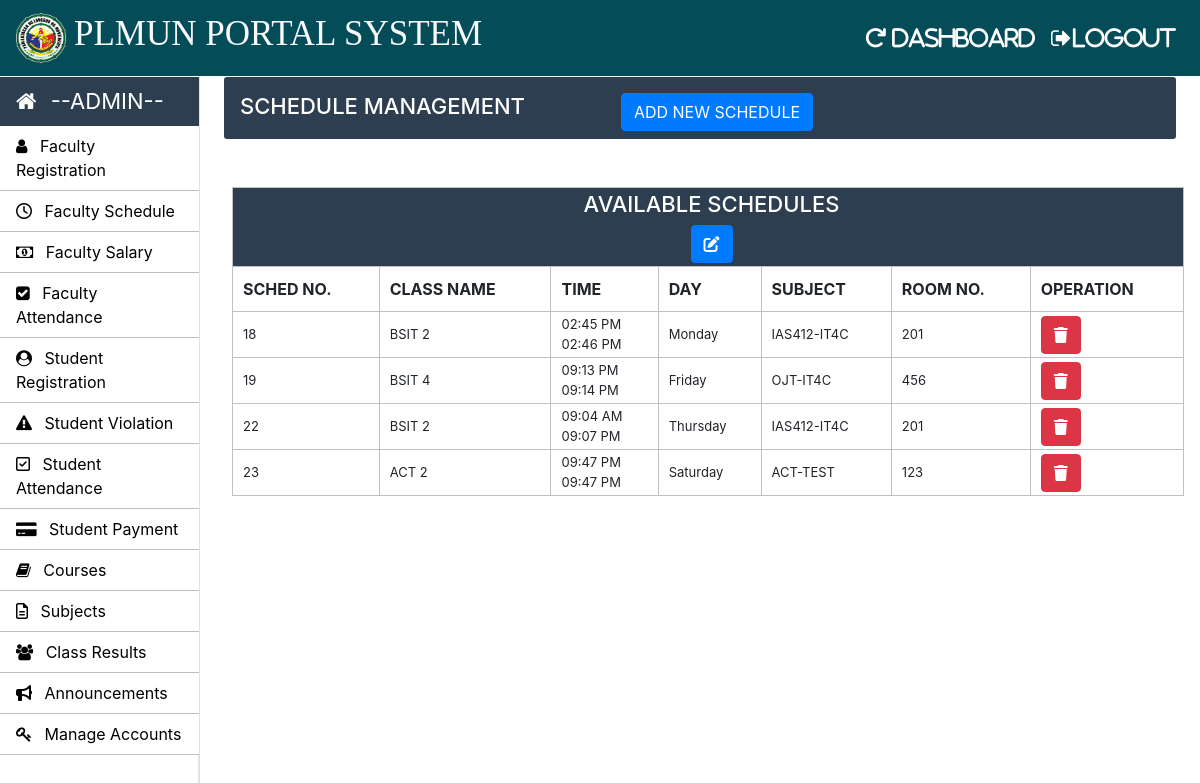
Screenshot of /Admin/time-table.php (signed in) with the database file from the repository.
### tables this page shows
CREATE TABLE `time_table` (
  `id` int(11) NOT NULL,
  `course_code` varchar(10) NOT NULL,
  `semester` int(11) NOT NULL,
  `timing_from` varchar(10) NOT NULL,
  `timing_to` varchar(10) NOT NULL,
  `day` varchar(20) NOT NULL,
  `subject_code` varchar(20) NOT NULL,
  `room_no` int(11) NOT NULL
);

CREATE TABLE `weekdays` (
  `day_id` int(11) NOT NULL,
  `day_name` varchar(15) NOT NULL
);

### Admin/time-table.php (the view, shortened to what this page needs)
<?php
		require_once "../connection/connection.php";
	?>
<!doctype html>
<html lang="en">
	<head>
	</head>
	<body>
		<?php include('../common/admin-header.php') ?>
		<?php include('../common/admin-sidebar.php') ?>
		<main role="main" class="col-xl-10 col-lg-9 col-md-8 ml-sm-auto px-md-4 mb-2 w-100">
			<div class="sub-main">
				<div class="text-center d-flex flex-wrap flex-md-nowrap pt-3 pb-2 mb-3 text-white admin-dashboard pl-3">
					<div class="d-flex">
						<h4 class="mr-5">SCHEDULE MANAGEMENT </h4>
						<button type="button" class="btn btn-primary ml-5" data-toggle="modal" data-target=".bd-example-modal-lg">ADD NEW SCHEDULE</button>
					</div>
				</div>
				<div class="row">
					<div class="col-md-12 ml-2">
						<section class=" mt-3">
							<div class="row">
								<div class="col-md-8"></div>
								<div class="col-md-3 ml-5 ">
									<div class="col-md-12 pt-3 ml-5">
									</div>
								</div>
							</div>
							<div class="row">
								<div class="col-md-12">
									<table class="w-100 table-elements table-three-tr" cellpadding="3">
										<tr class="table-tr-head table-three text-white">
											<td colspan="8" class="text-center text-white"><h4>AVAILABLE SCHEDULES</h4><button type="button" class="btn btn-primary" data-toggle="modal" data-target=".bd-example-modal-lg1"><i class="fas fa-edit"></i></td>
										</tr>
										<tr class="table-tr-head">
											<th>SCHED NO.</th>
											<th>CLASS NAME</th>
											<th>TIME</th>
											<th>DAY</th>
											<th>SUBJECT</th>
											<th>ROOM NO.</th>
											<th>OPERATION</th>
										</tr>
										<?php
											$query="select id,course_code,TIME_FORMAT(timing_from,'%h:%i %p') as timing_from,TIME_FORMAT(timing_to,'%h:%i %p') as timing_to,semester,day_name,day_id,day,subject_code,room_no from time_table tt inner join weekdays wd on tt.day=wd.day_id";
											$run=mysqli_query($con,$query);
											while($row=mysqli_fetch_array($run)) {
												echo "<tr>";
												echo "<td>".$row["id"]."</td>";
												echo "<td>".$row["course_code"]." ".$row["semester"]."</td>";
												echo "<td>" .$row["timing_from"]."<br>".$row["timing_to"]."</td>";
												echo "<td>".$row["day_name"]."</td>";
												echo "<td>".$row["subject_code"]."</td>";
												echo "<td>".$row["room_no"]."</td>";
												echo '<td><a href="time-table.php?delete='.$row['id'].'" class="btn btn-danger"><i class="fas fa-trash"><i/></a></td>';
												echo "</tr>";
											}
										?>
									</table>
								</div>
							</div>
						</section>
					</div>
				</div>
			</div>
		</main>
	</body>
</html>

### Css/style.css (style rules this page uses)
h4 { font-size: 22px; }
.admin-dashboard { margin-top: 1px !important; background: #2c3e50 !important; border-radius: 3px; }
.table-elements tr, td, th { font-size: 13px; border: 1px solid rgb(194, 193, 193); padding-left: 10px !important; }
.table-three { background: #2c3e50 !important; }
.table-tr-head { height: 45px !important; padding: 10px !important; margin-top: 5px !important; }
.table-font-for-transcript td, th { font-size: 16px !important; }

### rows the page displays
time_table: id "18", course_code "BSIT", semester "2", timing_from "02:45 PM", timing_to "02:46 PM", weekdays.day_name "Monday", subject_code "IAS412-IT4C", room_no "201"
time_table: id "19", course_code "BSIT", semester "4", timing_from "09:13 PM", timing_to "09:14 PM", weekdays.day_name "Friday", subject_code "OJT-IT4C", room_no "456"
time_table: id "22", course_code "BSIT", semester "2", timing_from "09:04 AM", timing_to "09:07 PM", weekdays.day_name "Thursday", subject_code "IAS412-IT4C", room_no "201"
time_table: id "23", course_code "ACT", semester "2", timing_from "09:47 PM", timing_to "09:47 PM", weekdays.day_name "Saturday", subject_code "ACT-TEST", room_no "123"
